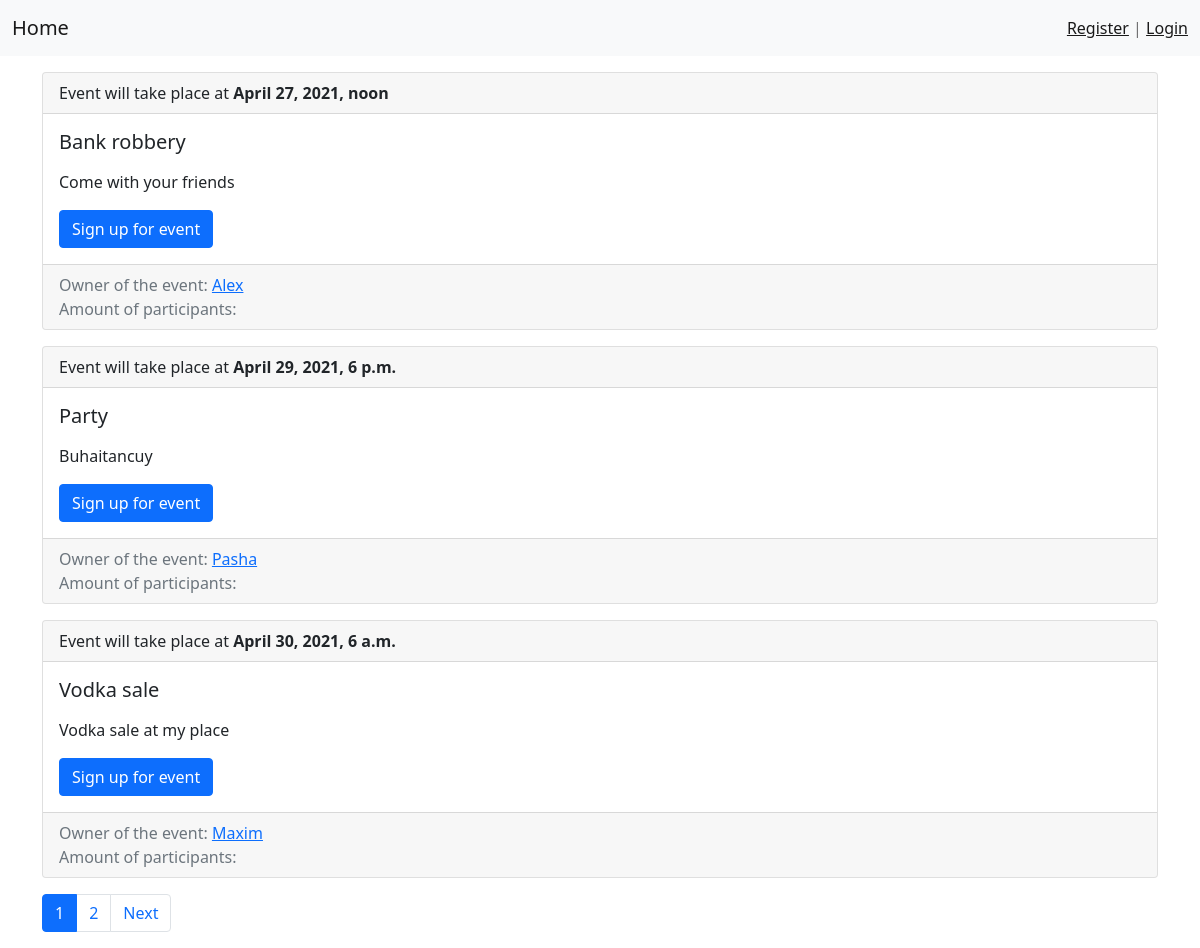
The app's page /, older data.
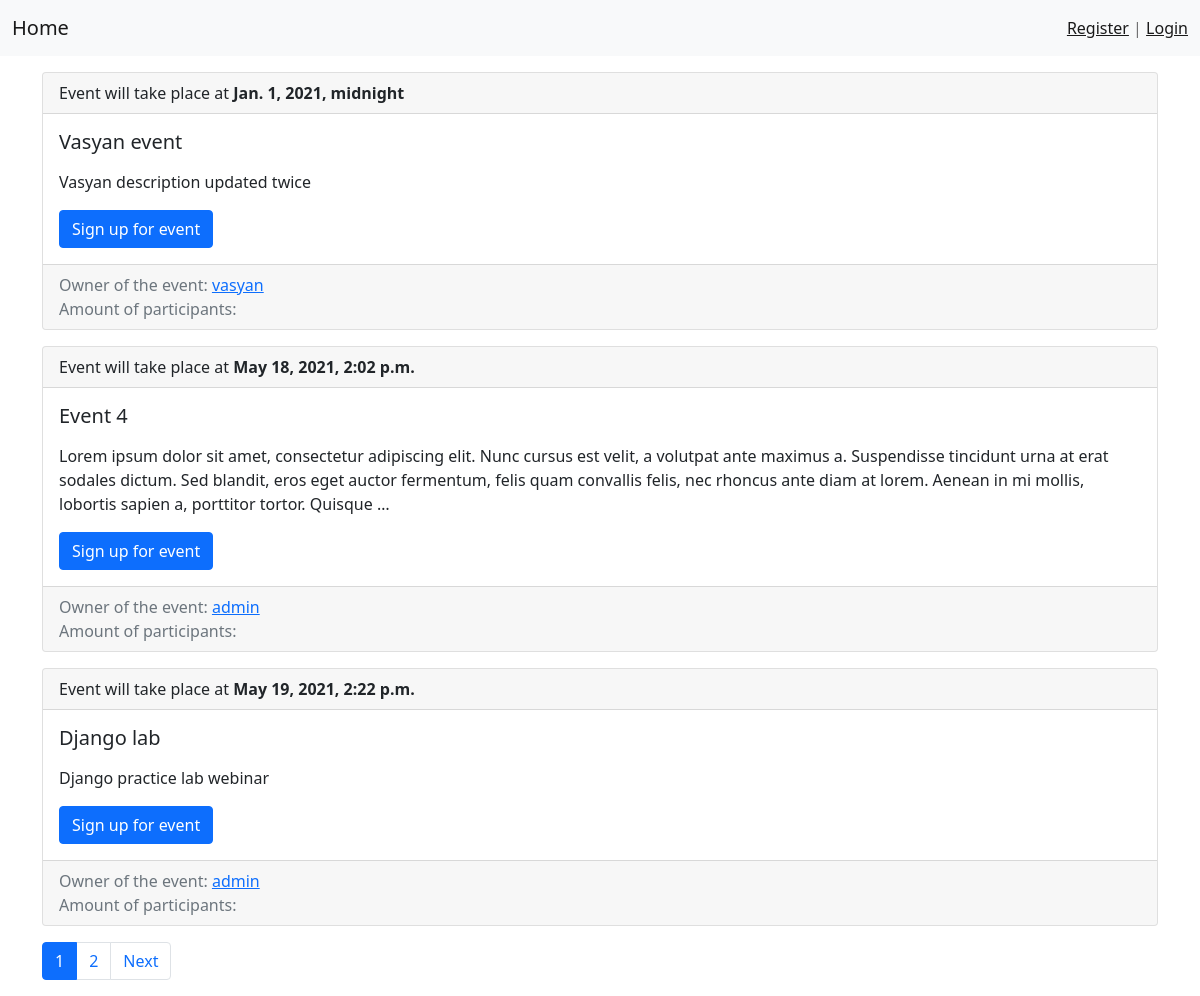
The same page, newer data.
### events/models.py (models this page shows, shortened)
class Event(models.Model):
    title = models.CharField(max_length=150, verbose_name='Name')
    description = models.TextField()
    event_date = models.DateTimeField()
    created_at = models.DateTimeField(auto_now_add=True)
    owner = models.ForeignKey(CustomUser, on_delete=models.CASCADE)
    visitors = models.ManyToManyField(CustomUser, related_name='visitors')
    class Meta:
        verbose_name = 'event'
        verbose_name_plural = 'events'
        ordering = ['event_date']

class CustomUser(AbstractUser):
    def save(self, *args, **kwargs):
        self.username = self.email.split('@')[0]
        super().save(*args, **kwargs)

### events/views.py (the view)
# urls.py: path('', HomeView.as_view(), name='home'),
class HomeView(ListView):
    model = Event
    template_name = 'events/index.html'
    context_object_name = 'events'
    paginate_by = 3

### events/templates/events/index.html
{% extends "base.html" %}
{% block content %}
<div class="col-md-12">
    {% for item in events %}
    <div class="card mb-3">
        <div class="card-header">
            Event will take place at <b>{{item.event_date}}</b>
        </div>
        <div class="card-body">
            <div class="media">
                <div class="media-body">
                    <h5 class="card-title">{{item.title}}</h5>
                    <p class="card-text">{{item.description|linebreaks|truncatewords:50}}</p>
                    <a href="#" class="btn btn-primary">Sign up for event</a>
                </div>
            </div>
        </div>
        <div class="card-footer text-muted">
           Owner of the event: <a href="#"> {{ item.owner }} </a> <br>
            Amount of participants: {{item.amount_of_visitors}}
        </div>
    </div>
    {% endfor %}
</div>
{% endblock %}

### templates/base.html (shortened to what this page needs)
<!doctype html>
<html lang="en">
<head>
    <link href="https://cdn.jsdelivr.net/npm/bootstrap@5.0.0-beta3/dist/css/bootstrap.min.css" rel="stylesheet"
>
    <link href="https://stackpath.bootstrapcdn.com/font-awesome/4.7.0/css/font-awesome.min.css" rel="stylesheet">
    <link rel="stylesheet" href="https://cdnjs.cloudflare.com/ajax/libs/tempusdominus-bootstrap-4/5.1.2/css/tempusdominus-bootstrap-4.min.css" />
</head>
<body>
{% include "inc/_nav.html" %}
<div class="container mt-3 ">
    <div class="row">
        {% block content %}CONTENT{% endblock %}
         {% if page_obj.has_other_pages %}
            <nav aria-label="...">
                <ul class="pagination">
                    {% for p in page_obj.paginator.page_range %}
                    {% if page_obj.number == p %}
                    <li class="page-item active" aria-current="page"><a class="page-link" href="?page={{ p }}">{{p}}
                    </a></li>
                    {% elif p > page_obj.number|add:-3 and p < page_obj.number|add:3 %}
                    <li class="page-item"><a class="page-link" href="?page={{ p }}">{{p}} </a></li>
                    {% endif %}
                    {% endfor %}
                    {% if page_obj.has_next %}
                    <li class="page-item">
                        <a class="page-link" href="?page={{ page_obj.next_page_number }}">Next</a>
                    </li>
                    {% endif %}
                </ul>
            </nav>
            {% endif %}
    </div>
</div>
</body>
</html>

### templates/inc/_nav.html (shortened to what this page needs)
<nav class="navbar navbar-expand-lg navbar-light bg-light">
    <div class="container-fluid">
        <a class="navbar-brand" href="{% url 'home' %}">Home</a>
        {% if request.user.is_authenticated %}
        Welcome, <a href="{% url 'profile' request.user.username %}"> {{ user.username }}</a> | <a
            href="{% url 'account_logout' %}">Logout</a>
        {% else %}
        <span class="navbar-text">
            <a href="{% url 'account_signup' %}">Register</a> | <a href="{% url 'account_login' %}">Login</a>
        </span>
        {% endif %}
    </div>
</nav>

Row changes from the older to the newer data that the page shows:
removed Event: event_date "April 27, 2021, noon", title "Bank robbery", description "Come with your friends", owner "Alex"
no longer on this page (row edited): Event: event_date "April 29, 2021, 6 p.m.", title "Party", description "Buhaitancuy", owner "Pasha"
removed Event: event_date "April 30, 2021, 6 a.m.", title "Vodka sale", description "Vodka sale at my place", owner "Maxim"
added Event: event_date "Jan. 1, 2021, midnight", title "Vasyan event", description "Vasyan description updated twice", owner "vasyan"
now on this page (row edited): Event: event_date "May 18, 2021, 2:02 p.m.", title "Event 4", description "Lorem ipsum dolor sit amet, consectetur adipiscing elit. Nunc cursus est velit, a volutpat ante maximus a. Suspendisse tincidunt urna at erat sodales dictum. Sed blandit, eros eget auctor fermentum, felis quam convallis felis, nec rhoncus ante diam at lorem. Aenean in mi mollis, lobortis sapien a, porttitor tortor. Quisque …", owner "admin"
added Event: event_date "May 19, 2021, 2:22 p.m.", title "Django lab", description "Django practice lab webinar", owner "admin"
